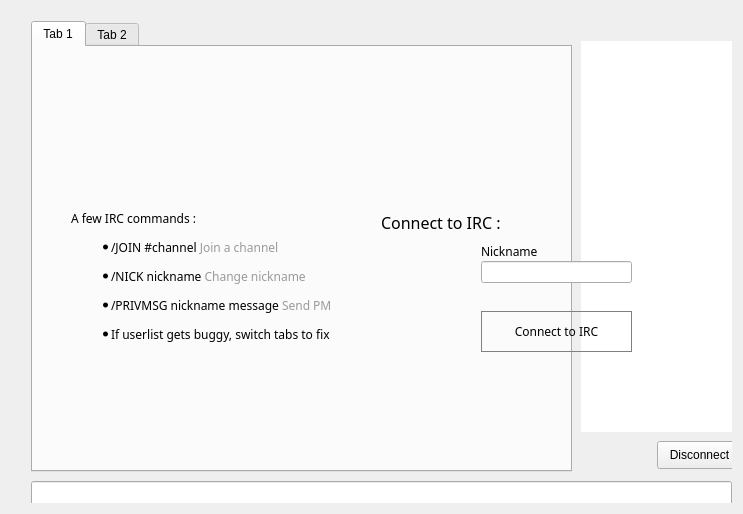
<?xml version="1.0" encoding="UTF-8"?>
<ui version="4.0">
 <class>ChatWindowClass</class>
 <widget class="QWidget" name="ChatWindowClass">
  <property name="geometry">
   <rect>
    <x>0</x>
    <y>0</y>
    <width>743</width>
    <height>514</height>
   </rect>
  </property>
  <layout class="QGridLayout" name="gridLayout">
   <item row="0" column="0">
    <widget class="QWidget" name="widget_2" native="true">
     <widget class="QWidget" name="splitter" native="true">
      <property name="enabled">
       <bool>true</bool>
      </property>
      <property name="geometry">
       <rect>
        <x>10</x>
        <y>10</y>
        <width>721</width>
        <height>501</height>
       </rect>
      </property>
      <property name="styleSheet">
       <string notr="true"/>
      </property>
      <widget class="QTabWidget" name="tab">
       <property name="geometry">
        <rect>
         <x>10</x>
         <y>0</y>
         <width>541</width>
         <height>451</height>
        </rect>
       </property>
       <property name="styleSheet">
        <string notr="true"/>
       </property>
       <property name="tabShape">
        <enum>QTabWidget::Rounded</enum>
       </property>
       <property name="currentIndex">
        <number>0</number>
       </property>
       <property name="tabsClosable">
        <bool>false</bool>
       </property>
       <widget class="QWidget" name="widget_4">
        <attribute name="title">
         <string>Tab 1</string>
        </attribute>
       </widget>
       <widget class="QWidget" name="tab_5">
        <attribute name="title">
         <string>Tab 2</string>
        </attribute>
       </widget>
      </widget>
      <widget class="QLineEdit" name="lineEdit">
       <property name="geometry">
        <rect>
         <x>10</x>
         <y>460</y>
         <width>701</width>
         <height>30</height>
        </rect>
       </property>
       <property name="sizePolicy">
        <sizepolicy hsizetype="Fixed" vsizetype="Fixed">
         <horstretch>0</horstretch>
         <verstretch>0</verstretch>
        </sizepolicy>
       </property>
       <property name="maximumSize">
        <size>
         <width>16777215</width>
         <height>30</height>
        </size>
       </property>
      </widget>
      <widget class="QListView" name="userView">
       <property name="geometry">
        <rect>
         <x>560</x>
         <y>20</y>
         <width>161</width>
         <height>391</height>
        </rect>
       </property>
       <property name="minimumSize">
        <size>
         <width>0</width>
         <height>300</height>
        </size>
       </property>
       <property name="styleSheet">
        <string notr="true">border-radius:10px;</string>
       </property>
      </widget>
      <widget class="QPushButton" name="disconnect">
       <property name="geometry">
        <rect>
         <x>636</x>
         <y>420</y>
         <width>85</width>
         <height>28</height>
        </rect>
       </property>
       <property name="text">
        <string>Disconnect</string>
       </property>
      </widget>
     </widget>
     <widget class="QWidget" name="hide3" native="true">
      <property name="geometry">
       <rect>
        <x>0</x>
        <y>0</y>
        <width>741</width>
        <height>511</height>
       </rect>
      </property>
      <property name="styleSheet">
       <string notr="true">font-family:Proxima Nova Rg;</string>
      </property>
      <widget class="QWidget" name="layoutWidget">
       <property name="geometry">
        <rect>
         <x>10</x>
         <y>6</y>
         <width>731</width>
         <height>41</height>
        </rect>
       </property>
       <layout class="QHBoxLayout" name="hide1">
        <property name="spacing">
         <number>7</number>
        </property>
       </layout>
      </widget>
      <widget class="QLabel" name="label_2">
       <property name="geometry">
        <rect>
         <x>60</x>
         <y>160</y>
         <width>391</width>
         <height>211</height>
        </rect>
       </property>
       <property name="text">
        <string>&lt;html&gt;&lt;head/&gt;&lt;body&gt;&lt;p&gt;A few IRC commands :&lt;/p&gt;&lt;ul style=&quot;margin-top: 0px; margin-bottom: 0px; margin-left: 0px; margin-right: 0px; -qt-list-indent: 1;&quot;&gt;&lt;li style=&quot; margin-top:12px; margin-bottom:12px; margin-left:0px; margin-right:0px; -qt-block-indent:0; text-indent:0px;&quot;&gt;/JOIN #channel &lt;span style=&quot; color:#9a9a9a;&quot;&gt;Join a channel&lt;/span&gt;&lt;/li&gt;&lt;li style=&quot; margin-top:12px; margin-bottom:12px; margin-left:0px; margin-right:0px; -qt-block-indent:0; text-indent:0px;&quot;&gt;/NICK nickname &lt;span style=&quot; color:#9a9a9a;&quot;&gt;Change nickname&lt;/span&gt;&lt;/li&gt;&lt;li style=&quot; margin-top:12px; margin-bottom:12px; margin-left:0px; margin-right:0px; -qt-block-indent:0; text-indent:0px;&quot;&gt;/PRIVMSG nickname message &lt;span style=&quot; color:#9a9a9a;&quot;&gt;Send PM &lt;/span&gt;&lt;/li&gt;&lt;li style=&quot; margin-top:0px; margin-bottom:0px; margin-left:0px; margin-right:0px; -qt-block-indent:0; text-indent:0px;&quot;&gt;If userlist gets buggy, switch tabs to fix&lt;/li&gt;&lt;/ul&gt;&lt;/body&gt;&lt;/html&gt;</string>
       </property>
      </widget>
      <widget class="QLineEdit" name="editPseudo">
       <property name="geometry">
        <rect>
         <x>470</x>
         <y>250</y>
         <width>151</width>
         <height>22</height>
        </rect>
       </property>
       <property name="text">
        <string/>
       </property>
      </widget>
      <widget class="QLabel" name="label_5">
       <property name="geometry">
        <rect>
         <x>470</x>
         <y>230</y>
         <width>81</width>
         <height>21</height>
        </rect>
       </property>
       <property name="text">
        <string>Nickname</string>
       </property>
      </widget>
      <widget class="QPushButton" name="buttonConnect">
       <property name="geometry">
        <rect>
         <x>470</x>
         <y>300</y>
         <width>151</width>
         <height>41</height>
        </rect>
       </property>
       <property name="styleSheet">
        <string notr="true">border-radius:40px;border:1px solid grey</string>
       </property>
       <property name="text">
        <string>Connect to IRC</string>
       </property>
      </widget>
      <widget class="QLabel" name="label_10">
       <property name="geometry">
        <rect>
         <x>370</x>
         <y>200</y>
         <width>161</width>
         <height>21</height>
        </rect>
       </property>
       <property name="text">
        <string>&lt;html&gt;&lt;head/&gt;&lt;body&gt;&lt;p&gt;&lt;span style=&quot; font-size:12pt;&quot;&gt;Connect to IRC :&lt;/span&gt;&lt;/p&gt;&lt;/body&gt;&lt;/html&gt;</string>
       </property>
      </widget>
     </widget>
    </widget>
   </item>
  </layout>
  <action name="actionQuit">
   <property name="text">
    <string>Quitter</string>
   </property>
   <property name="shortcut">
    <string>Ctrl+Q</string>
   </property>
  </action>
  <action name="actionCloseTab">
   <property name="text">
    <string>Fermer l'onglet</string>
   </property>
  </action>
 </widget>
 <layoutdefault spacing="6" margin="11"/>
 <resources/>
 <connections/>
</ui>
